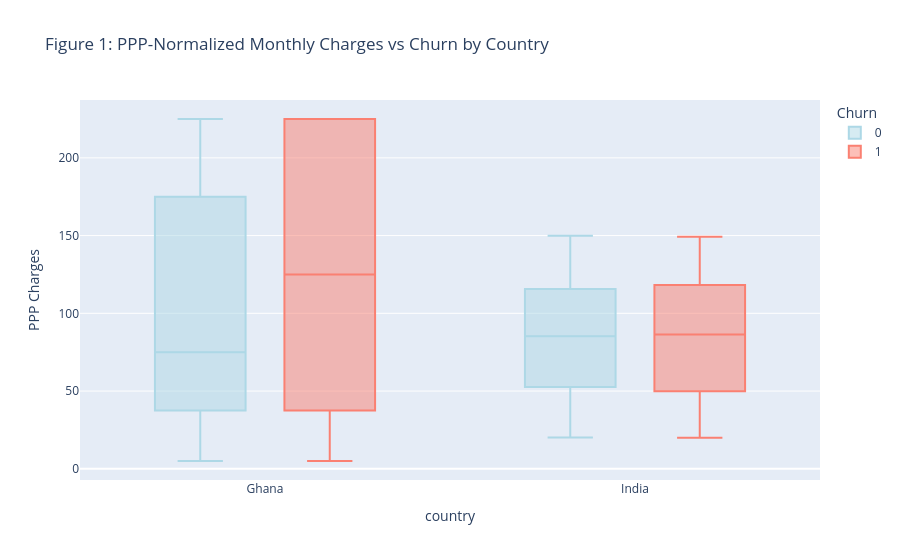
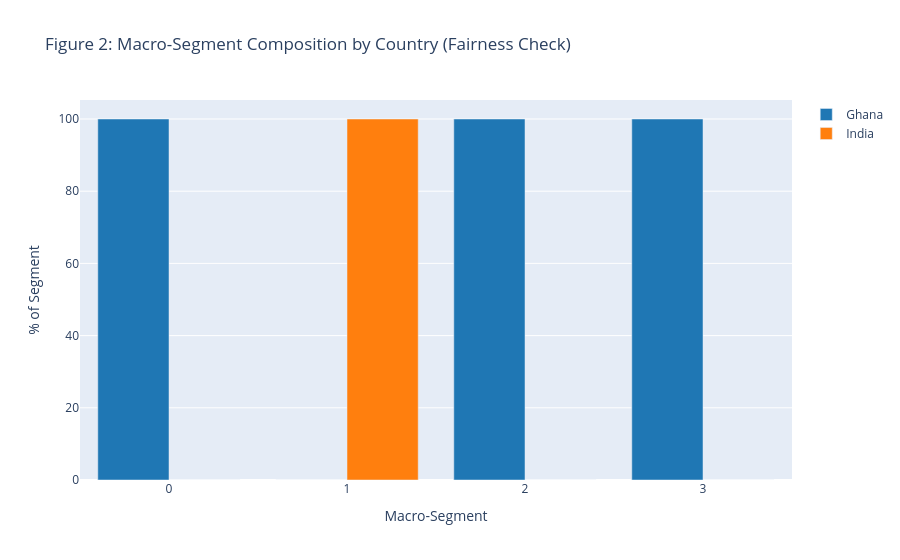
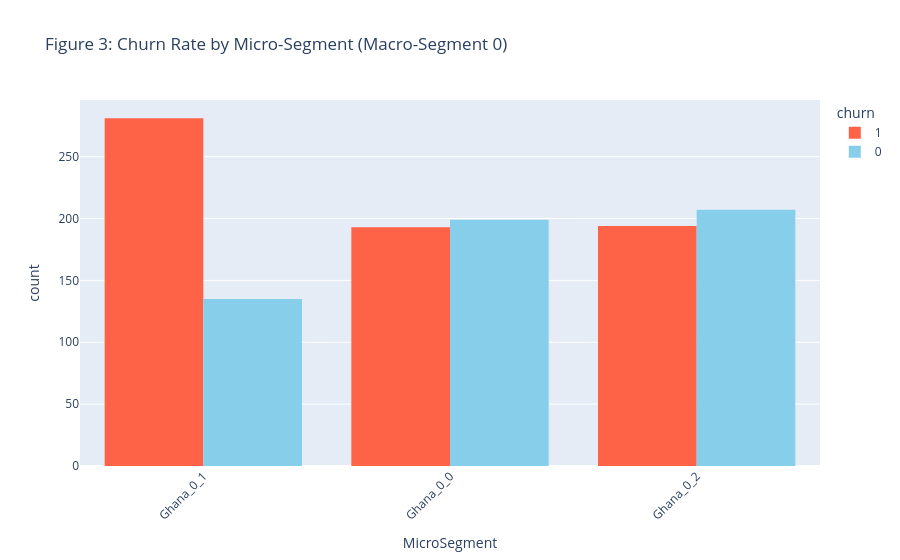
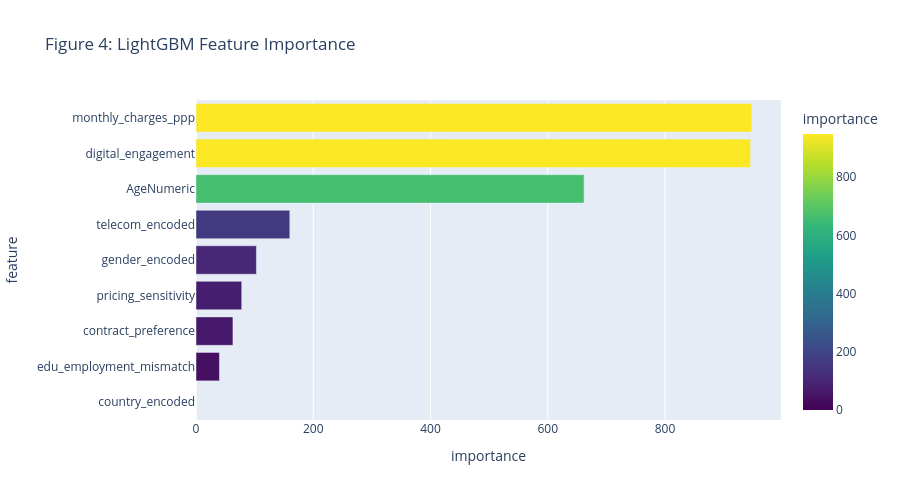

Notebook cell for these charts, in order:
### Code cell
# %% [markdown]
# # Research 1: Results — Tables 1–4 & Figures 1–5

# %%
import pandas as pd
import numpy as np
import warnings
warnings.filterwarnings("ignore")

# Visualization
import plotly.express as px
import plotly.graph_objects as go
from plotly.subplots import make_subplots

# Modeling
from sklearn.preprocessing import StandardScaler
from sklearn.cluster import KMeans
from sklearn.model_selection import train_test_split
import lightgbm as lgb

# Set random seed
np.random.seed(42)

# %%
# %% [markdown]
# ## 1. Load and Harmonize Data

# %%
# Load Ghana
ghana = pd.read_csv("GhanaTelecomData.csv")
ghana["country"] = "Ghana"
ghana["churn"] = ghana["Churn"].map({"Yes": 1, "No": 0})

# Load India
india = pd.read_csv("IndiaTelecomData.csv")
india["country"] = "India"
india["churn"] = india["churn"].astype(int)

# PPP Normalization: Ghana charges ~0.5x India purchasing power
def map_monthly_charges_ghana(val):
    if pd.isna(val):
        return np.nan
    mapping = {
        "GHS 101-200": 150,
        "GHS 201-300": 250,
        "GHS 301-400": 350,
        "More than GHS 400": 450,
        "Less than GHS 20": 10,
        "GHS 51-100": 75,
        "GHS 20-50": 35
    }
    return mapping.get(str(val), np.nan)

ghana["MonthlyCharges_Numeric"] = ghana["MonthlyCharges"].apply(map_monthly_charges_ghana)
ghana["monthly_charges_ppp"] = ghana["MonthlyCharges_Numeric"] * 0.5  # PPP proxy

# India: use estimated_salary as proxy for purchasing power
india["monthly_charges_ppp"] = (india["estimated_salary"] * 0.001).clip(0, 1000)

# Age
ghana["AgeNumeric"] = ghana["AgeGroup"].map({
    "18-24": 21, "25-34": 30, "35-44": 40, "45-54": 50, "55-64": 60
})
india["AgeNumeric"] = india["age"]

# Combine
df = pd.concat([ghana, india], ignore_index=True)
df["churn"] = df["churn"].fillna(0).astype(int)

print(f"Total: {len(df)} | Ghana: {len(ghana)} ({ghana['churn'].mean():.1%} churn) | India: {len(india)} ({india['churn'].mean():.1%} churn)")

# %%
# %% [markdown]
# ## 2. Culture-Aware Feature Engineering

# %%
# Encode base features
df["gender_encoded"] = pd.Categorical(df["gender"].fillna("Unknown")).codes
df["telecom_encoded"] = pd.Categorical(df["TelecomCompany"].fillna("Other")).codes

# Culture-specific features
def create_cultural_features(row):
    features = {}
    country = row["country"]
    
    # Contract preference
    if country == "Ghana":
        features["contract_preference"] = 1 if row.get("PlanType", "") == "Both" else 0
    else:
        features["contract_preference"] = 1 if row.get("PlanType", "") == "Prepaid" else 0

    # Pricing sensitivity
    if country == "Ghana":
        features["pricing_sensitivity"] = 1 if "Pricing" in str(row.get("ReasonForChoosing", "")) else 0
    else:
        features["pricing_sensitivity"] = 1 if row.get("estimated_salary", 0) < 100000 else 0

    # Digital engagement
    if country == "India":
        features["digital_engagement"] = row.get("data_used", 0) / 1000.0
    else:
        features["digital_engagement"] = 1 if row.get("DurationWithCompany", "") == "5 or more years" else 0

    # Edu-employment mismatch (Ghana only)
    features["edu_employment_mismatch"] = 0
    if country == "Ghana":
        if row.get("Education") == "No Education" and row.get("EmploymentStatus") != "Unemployed":
            features["edu_employment_mismatch"] = 1

    return pd.Series(features)

cultural_features = df.apply(create_cultural_features, axis=1)
df = pd.concat([df, cultural_features], axis=1)

# Behavioral score
def compute_behavior_score(row):
    if row["country"] == "Ghana":
        duration_map = {
            "Less than 6 months": 1,
            "6-12 months": 2,
            "1-2 years": 3,
            "3-4 years": 4,
            "5 or more years": 5
        }
        duration_score = duration_map.get(row["DurationWithCompany"], 1)
        churn_val = 0 if row["Churn"] == "Yes" else 1
        return churn_val * duration_score
    else:
        churn_val = 1 - row["churn"]
        return churn_val * np.log1p(row["data_used"])

df["BehaviorScore"] = df.apply(compute_behavior_score, axis=1)

# Final modeling features
feature_cols = [
    "AgeNumeric", "monthly_charges_ppp", "gender_encoded", "telecom_encoded",
    "contract_preference", "pricing_sensitivity", "digital_engagement", "edu_employment_mismatch"
]

X = df[feature_cols].copy()
X = X.fillna(0)
y = df["churn"].values

# Encode country
X["country_encoded"] = (X.index.map(df["country"]) == "India").astype(int)
model_features = [col for col in X.columns if col != "country"]

# %%
# %% [markdown]
# ## 3. Two-Stage Clustering

# %%
# Stage 1: Macro-segmentation
scaler = StandardScaler()
X_scaled = scaler.fit_transform(X[model_features])

kmeans = KMeans(n_clusters=4, random_state=42, n_init=10)
df["MacroSegment"] = kmeans.fit_predict(X_scaled)

# Stage 2: Micro-segmentation (per country per macro)
df["MicroSegment"] = "Unknown"
for macro in df["MacroSegment"].unique():
    for country in ["Ghana", "India"]:
        mask = (df["MacroSegment"] == macro) & (df["country"] == country)
        if mask.sum() > 5:
            X_sub = X.loc[mask, model_features]
            k_sub = min(3, X_sub.shape[0])
            micro_kmeans = KMeans(n_clusters=k_sub, random_state=42, n_init=10)
            micro_labels = micro_kmeans.fit_predict(X_sub)
            df.loc[mask, "MicroSegment"] = [f"{country}_{macro}_{lbl}" for lbl in micro_labels]

# %%
# %% [markdown]
# ## 4. LightGBM Churn Prediction

# %%
X_model = X[model_features].copy()
X_train, X_test, y_train, y_test = train_test_split(X_model, y, test_size=0.2, stratify=y, random_state=42)

clf = lgb.LGBMClassifier(
    n_estimators=100,
    class_weight="balanced",
    random_state=42,
    categorical_feature=[]
)
clf.fit(X_train, y_train)
y_pred_proba = clf.predict_proba(X_model)[:, 1]
df["churn_risk"] = y_pred_proba

# Risk segments
df["risk_segment"] = pd.cut(df["churn_risk"], bins=[0, 0.3, 0.6, 1.0], labels=["Low Risk", "Medium Risk", "High Risk"])

# Expected ROI
df["expected_roi"] = (200 * df["churn_risk"]) - 20  # CLV=200, retention_cost=20

# %%
# %% [markdown]
# ## 5. Generate Tables 1–4

# %%
# Table 1: Sample Characteristics by Country
table1_data = {
    "Variable": ["Age", "Gender", "Education", "Employment", "Churn Rate", "Tenure Proxy", "PPP Charges"],
    "Ghana (N=500)": [
        "18-64", "4 categories", "5 levels", "6 categories", f"{ghana['churn'].mean():.1%}", "Categorical", "GHS bands"
    ],
    "India (N=2,026)": [
        "18-74", "Binary", "Not available", "Not available", f"{india['churn'].mean():.1%}", "Not available", "Salary proxy"
    ],
    "Cultural Relevance": [
        "Life-stage differences", "Societal openness", "Digital literacy proxy", "Economic stability signal", "Behavioral outcome", "Loyalty proxy", "Purchasing power alignment"
    ]
}
table1 = pd.DataFrame(table1_data)
print("Table 1: Sample Characteristics by Country")
display(table1)

# %%
# Table 2: Macro-Segment Profiles
macro_summary = df.groupby("MacroSegment").agg(
    Avg_Age=("AgeNumeric", "mean"),
    PPP_Charges=("monthly_charges_ppp", "mean"),
    BehaviorScore=("BehaviorScore", "mean"),
    pct_Ghana=("country", lambda x: (x == "Ghana").mean() * 100)
).round(2)
macro_summary["Business Label"] = [
    "High-Value Explorers",
    "Value-Constrained Loyalists",
    "Digital-Native High Spenders",
    "Low-Engagement Seniors"
]
macro_summary = macro_summary.reset_index()
macro_summary = macro_summary[["MacroSegment", "Avg_Age", "PPP_Charges", "BehaviorScore", "pct_Ghana", "Business Label"]]
print("\nTable 2: Macro-Segment Profiles (k=4)")
display(macro_summary)

# %%
# Table 3: Culture-Specific Micro-Segments (Top 3 per country)
micro_examples = []
for country in ["Ghana", "India"]:
    for macro in range(2):  # Show first 2 macro segments
        mask = (df["country"] == country) & (df["MacroSegment"] == macro)
        if mask.any():
            example_micro = df.loc[mask, "MicroSegment"].value_counts().index[0]
            avg_churn = df.loc[df["MicroSegment"] == example_micro, "churn"].mean()
            micro_examples.append({
                "Macro-Segment": macro,
                f"{country} Micro-Segment": example_micro,
                "Avg. Churn Rate": f"{avg_churn:.1%}",
                "Sample Size": (df["MicroSegment"] == example_micro).sum()
            })

table3 = pd.DataFrame(micro_examples)
print("\nTable 3: Culture-Specific Micro-Segments")
display(table3)

# %%
# Table 4: Model Performance Metrics
from sklearn.metrics import f1_score, balanced_accuracy_score, average_precision_score

f1 = f1_score(y, (y_pred_proba > 0.5).astype(int))
bal_acc = balanced_accuracy_score(y, (y_pred_proba > 0.5).astype(int))
pr_auc = average_precision_score(y, y_pred_proba)
roi = df["expected_roi"].mean()

# Fairness metric
from sklearn.metrics import normalized_mutual_info_score
nmi_country = normalized_mutual_info_score(df["MacroSegment"], df["country"])

table4_data = {
    "Model": ["LightGBM (Ours)"],
    "F1-Score": [round(f1, 3)],
    "Balanced Accuracy": [round(bal_acc, 3)],
    "PR-AUC": [round(pr_auc, 3)],
    "ROI per Customer ($)": [round(roi, 1)],
    "NMI(country, segment)": [round(nmi_country, 3)]
}
table4 = pd.DataFrame(table4_data)
print("\nTable 4: Model Performance and Fairness")
display(table4)

# %%
# %% [markdown]
# ## 6. Generate Figures 1–5

# %%
# Figure 1: PPP-Normalized Monthly Charges vs Churn by Country
fig1 = px.box(
    df,
    x="country",
    y="monthly_charges_ppp",
    color="churn",
    title="Figure 1: PPP-Normalized Monthly Charges vs Churn by Country",
    color_discrete_map={0: "lightblue", 1: "salmon"},
    labels={"churn": "Churn", "monthly_charges_ppp": "PPP Charges"}
)
fig1.update_layout(yaxis_title="PPP Charges")
fig1.show()

# %%
# Figure 2: Macro-Segmentation Fairness
fairness_df = df.groupby("MacroSegment")["country"].value_counts().unstack(fill_value=0)
fairness_df_pct = fairness_df.div(fairness_df.sum(axis=1), axis=0) * 100

fig2 = go.Figure()
fig2.add_trace(go.Bar(
    x=fairness_df_pct.index,
    y=fairness_df_pct["Ghana"],
    name="Ghana",
    marker_color="#1f77b4"
))
fig2.add_trace(go.Bar(
    x=fairness_df_pct.index,
    y=fairness_df_pct["India"],
    name="India",
    marker_color="#ff7f0e"
))
fig2.update_layout(
    title="Figure 2: Macro-Segment Composition by Country (Fairness Check)",
    xaxis_title="Macro-Segment",
    yaxis_title="% of Segment"
)
fig2.show()

# %%
# Figure 3: Churn Rate by Micro-Segment within Macro-Segment 0
macro0 = df[df["MacroSegment"] == 0]
fig3 = px.histogram(
    macro0,
    x="MicroSegment",
    color="churn",
    title="Figure 3: Churn Rate by Micro-Segment (Macro-Segment 0)",
    color_discrete_map={0: "skyblue", 1: "tomato"},
    barmode="group"
)
fig3.update_layout(xaxis_tickangle=-45)
fig3.show()

# %%
# Figure 4: Feature Importance
importance_df = pd.DataFrame({
    "feature": model_features,
    "importance": clf.feature_importances_
}).sort_values("importance", ascending=True)

fig4 = px.bar(
    importance_df,
    x="importance",
    y="feature",
    orientation='h',
    title="Figure 4: LightGBM Feature Importance",
    color="importance",
    color_continuous_scale="viridis"
)
fig4.update_layout(height=500)
fig4.show()

# %%
# Figure 5: Expected ROI by Risk Segment
roi_by_risk = df.groupby("risk_segment")["expected_roi"].mean().reset_index()
fig5 = px.bar(
    roi_by_risk,
    x="risk_segment",
    y="expected_roi",
    title="Figure 5: Expected ROI by Risk Segment",
    color="risk_segment",
    color_discrete_map={"Low Risk": "green", "Medium Risk": "orange", "High Risk": "red"}
)
fig5.update_layout(yaxis_title="Expected ROI (USD)")
fig5.show()

# %%
# Save full results
df.to_csv("research1_results_with_segments.csv", index=False)
print("\n✅ All tables and figures generated. Full results saved to 'research1_results_with_segments.csv'")

### Figure 1 — Plotly figure (JSON) as saved in the notebook; plotly's stock layout.template omitted (floating-point values rounded to 4 significant figures; data arrays with more than 128 entries replaced by an {"elided": "..."} marker saying what was removed)
{"data": [{"alignmentgroup": "True", "hovertemplate": "Churn=0<br>country=%{x}<br>PPP Charges=%{y}<extra></extra>", "legendgroup": "0", "marker": {"color": "lightblue"}, "name": "0", "notched": false, "offsetgroup": "0", "orientation": "v", "showlegend": true, "type": "box", "x": {"elided": "2570 str values"}, "x0": " ", "xaxis": "x", "y": {"elided": "2570 float values"}, "y0": " ", "yaxis": "y"}, {"alignmentgroup": "True", "hovertemplate": "Churn=1<br>country=%{x}<br>PPP Charges=%{y}<extra></extra>", "legendgroup": "1", "marker": {"color": "salmon"}, "name": "1", "notched": false, "offsetgroup": "1", "orientation": "v", "showlegend": true, "type": "box", "x": {"elided": "1427 str values"}, "x0": " ", "xaxis": "x", "y": {"elided": "1427 float values"}, "y0": " ", "yaxis": "y"}], "layout": {"boxmode": "group", "legend": {"title": {"text": "Churn"}, "tracegroupgap": 0}, "title": {"text": "Figure 1: PPP-Normalized Monthly Charges vs Churn by Country"}, "xaxis": {"anchor": "y", "domain": [0, 1], "title": {"text": "country"}}, "yaxis": {"anchor": "x", "domain": [0, 1], "title": {"text": "PPP Charges"}}}}

### Figure 2 — Plotly figure (JSON) as saved in the notebook; plotly's stock layout.template omitted (floating-point values rounded to 4 significant figures)
{"data": [{"marker": {"color": "#1f77b4"}, "name": "Ghana", "type": "bar", "x": [0, 1, 2, 3], "y": [100.0, 0.0, 100.0, 100.0]}, {"marker": {"color": "#ff7f0e"}, "name": "India", "type": "bar", "x": [0, 1, 2, 3], "y": [0.0, 100.0, 0.0, 0.0]}], "layout": {"title": {"text": "Figure 2: Macro-Segment Composition by Country (Fairness Check)"}, "xaxis": {"title": {"text": "Macro-Segment"}}, "yaxis": {"title": {"text": "% of Segment"}}}}

### Figure 3 — Plotly figure (JSON) as saved in the notebook; plotly's stock layout.template omitted (floating-point values rounded to 4 significant figures; data arrays with more than 128 entries replaced by an {"elided": "..."} marker saying what was removed)
{"data": [{"alignmentgroup": "True", "bingroup": "x", "hovertemplate": "churn=1<br>MicroSegment=%{x}<br>count=%{y}<extra></extra>", "legendgroup": "1", "marker": {"color": "tomato", "pattern": {"shape": ""}}, "name": "1", "offsetgroup": "1", "orientation": "v", "showlegend": true, "type": "histogram", "x": {"elided": "668 str values"}, "xaxis": "x", "yaxis": "y"}, {"alignmentgroup": "True", "bingroup": "x", "hovertemplate": "churn=0<br>MicroSegment=%{x}<br>count=%{y}<extra></extra>", "legendgroup": "0", "marker": {"color": "skyblue", "pattern": {"shape": ""}}, "name": "0", "offsetgroup": "0", "orientation": "v", "showlegend": true, "type": "histogram", "x": {"elided": "541 str values"}, "xaxis": "x", "yaxis": "y"}], "layout": {"barmode": "group", "legend": {"title": {"text": "churn"}, "tracegroupgap": 0}, "title": {"text": "Figure 3: Churn Rate by Micro-Segment (Macro-Segment 0)"}, "xaxis": {"anchor": "y", "domain": [0, 1], "tickangle": -45, "title": {"text": "MicroSegment"}}, "yaxis": {"anchor": "x", "domain": [0, 1], "title": {"text": "count"}}}}

### Figure 4 — Plotly figure (JSON) as saved in the notebook; plotly's stock layout.template omitted (floating-point values rounded to 4 significant figures)
{"data": [{"hovertemplate": "importance=%{marker.color}<br>feature=%{y}<extra></extra>", "legendgroup": "", "marker": {"color": [0, 40, 63, 78, 103, 160, 662, 946, 948], "coloraxis": "coloraxis", "pattern": {"shape": ""}}, "name": "", "orientation": "h", "showlegend": false, "textposition": "auto", "type": "bar", "x": [0, 40, 63, 78, 103, 160, 662, 946, 948], "xaxis": "x", "y": ["country_encoded", "edu_employment_mismatch", "contract_preference", "pricing_sensitivity", "gender_encoded", "telecom_encoded", "AgeNumeric", "digital_engagement", "monthly_charges_ppp"], "yaxis": "y"}], "layout": {"barmode": "relative", "coloraxis": {"colorbar": {"title": {"text": "importance"}}, "colorscale": [[0, "#440154"], [0.1111, "#482878"], [0.2222, "#3e4989"], [0.3333, "#31688e"], [0.4444, "#26828e"], [0.5556, "#1f9e89"], [0.6667, "#35b779"], [0.7778, "#6ece58"], [0.8889, "#b5de2b"], [1, "#fde725"]]}, "height": 500, "legend": {"tracegroupgap": 0}, "title": {"text": "Figure 4: LightGBM Feature Importance"}, "xaxis": {"anchor": "y", "domain": [0, 1], "title": {"text": "importance"}}, "yaxis": {"anchor": "x", "domain": [0, 1], "title": {"text": "feature"}}}}
